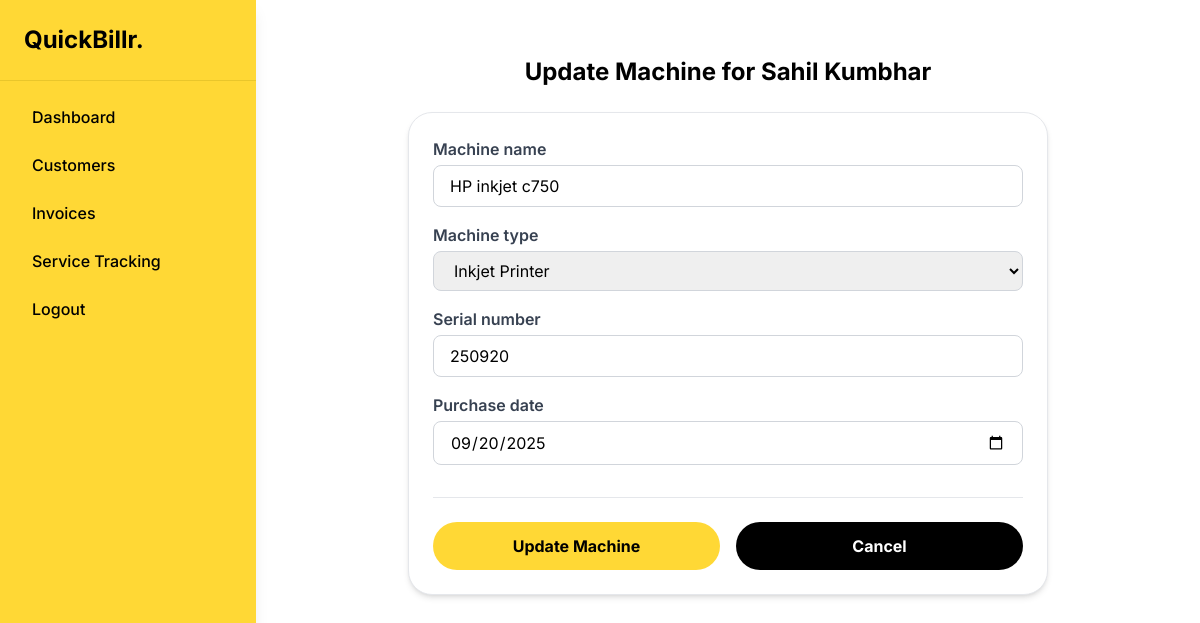
/machine/3/update/, run on the app's committed database.
### billapp/models.py (models this page shows, shortened)
class Machines(models.Model):
    MACHINE_TYPES = [
        ("PHOTOCOPIER", "Photocopier"),
        ("PRINTER_LASER", "Laser Printer"),
        ("PRINTER_INKJET", "Inkjet Printer"),
        ("MFD", "Multifunction Device"),
        ("SCANNER", "Scanner"),
        ("FAX", "Fax Machine"),
    ]
    machine_name = models.CharField(max_length=255)
    machine_type = models.CharField(max_length=50, choices=MACHINE_TYPES)
    serial_number = models.CharField(max_length=255, unique=True)
    purchase_date = models.DateField()
    warranty_expiry = models.DateField()
    customer = models.ForeignKey(Customer, on_delete=models.CASCADE)
    copy_counter = models.PositiveIntegerField(default=0)

class Customer(models.Model):
    name = models.CharField(max_length=255)
    email = models.EmailField()
    phone = models.CharField(max_length=15)
    address = models.TextField()
    gst_number = models.CharField(max_length=15)

### billapp/views.py (the view)
# urls.py: path('machine/<int:pk>/update/', views.machine_update, name='machine_update'),
def machine_update(request, pk):
    machine = get_object_or_404(Machines, pk=pk)
    if request.method == 'POST':
        form = MachineForm(request.POST, instance=machine)
        if form.is_valid():
            updated_machine = form.save(commit=False)
            if 'purchase_date' in form.changed_data:
                purchase_date = form.cleaned_data['purchase_date']
                updated_machine.warranty_expiry = purchase_date + relativedelta(months=+6)
            updated_machine.save()
            return redirect('customer_detail', pk=machine.customer.pk)
    else:
        form = MachineForm(instance=machine)
    context = {
        'form': form,
        'is_update': True,
        'machine': machine
    }
    return render(request, 'service_tracking/machine_form.html', context)

### billapp/forms.py
class MachineForm(forms.ModelForm):
    class Meta:
        model = Machines
        fields = ['machine_name', 'machine_type', 'serial_number', 'purchase_date']
        widgets = {
            'purchase_date': forms.DateInput(attrs={'type': 'date'}),
        }
    def __init__(self, *args, **kwargs):
        super().__init__(*args, **kwargs)
        for field_name, field in self.fields.items():
            field.widget.attrs.update({
                'class': 'w-full px-4 py-2 border border-gray-300 rounded-lg focus:outline-none focus:ring-2 focus:ring-yellow-500'
            })

### billapp/templates/service_tracking/machine_form.html (shortened to what this page needs)
{% extends "base.html" %}
{% load static %}
{% block content %}
<div class="bg-white text-black min-h-screen">
  <div class="max-w-2xl mx-auto px-4 py-6">
    <div class="text-center mb-6">
      <h1 class="text-2xl font-bold text-black mb-2">
        {% if is_update %}
          Update Machine for {{ machine.customer.name }}
        {% else %}
          Add New Machine for {{ customer.name }}
        {% endif %}
      </h1>
    </div>
    <div class="bg-white border border-gray-200 shadow-md p-6 rounded-[24px]">
      <form method="post">
        <div class="space-y-4">
          <div>
            <label for="{{ form.machine_name.id_for_label }}" class="block text-gray-700 mb-1 font-semibold">
              {{ form.machine_name.label }}
            </label>
            {{ form.machine_name }}
          </div>
          <div>
            <label for="{{ form.machine_type.id_for_label }}" class="block text-gray-700 mb-1 font-semibold">
              {{ form.machine_type.label }}
            </label>
            {{ form.machine_type }}
          </div>
          <div>
            <label for="{{ form.serial_number.id_for_label }}" class="block text-gray-700 mb-1 font-semibold">
              {{ form.serial_number.label }}
            </label>
            {{ form.serial_number }}
          </div>
          <div>
            <label for="{{ form.purchase_date.id_for_label }}" class="block text-gray-700 mb-1 font-semibold">
              {{ form.purchase_date.label }}
            </label>
            {{ form.purchase_date }}
          </div>
        </div>
        <div class="flex flex-col md:flex-row gap-4 mt-8 pt-6 border-t border-gray-200">
          <button type="submit" class="flex-1 bg-yellow-500 text-black font-bold py-3 rounded-full hover:bg-yellow-600 transition">
            {% if is_update %}
              Update Machine
            {% else %}
              Add Machine
            {% endif %}
          </button>
          {% if is_update %}
            <a href="{% url 'customer_detail' machine.customer.pk %}" class="flex-1 bg-black text-white font-bold text-center py-3 rounded-full hover:bg-gray-800 transition">
              Cancel
            </a>
          {% else %}
            <a href="{% url 'customer_detail' customer.pk %}" class="flex-1 bg-black text-white font-bold text-center py-3 rounded-full hover:bg-gray-800 transition">
              Cancel
            </a>
          {% endif %}
        </div>
      </form>
    </div>
  </div>
</div>
{% endblock %}

### data on the page
Machines: customer.name "Sahil Kumbhar", machine_name "HP inkjet c750", machine_type "Inkjet Printer", serial_number "250920", purchase_date "09/20/2025"
